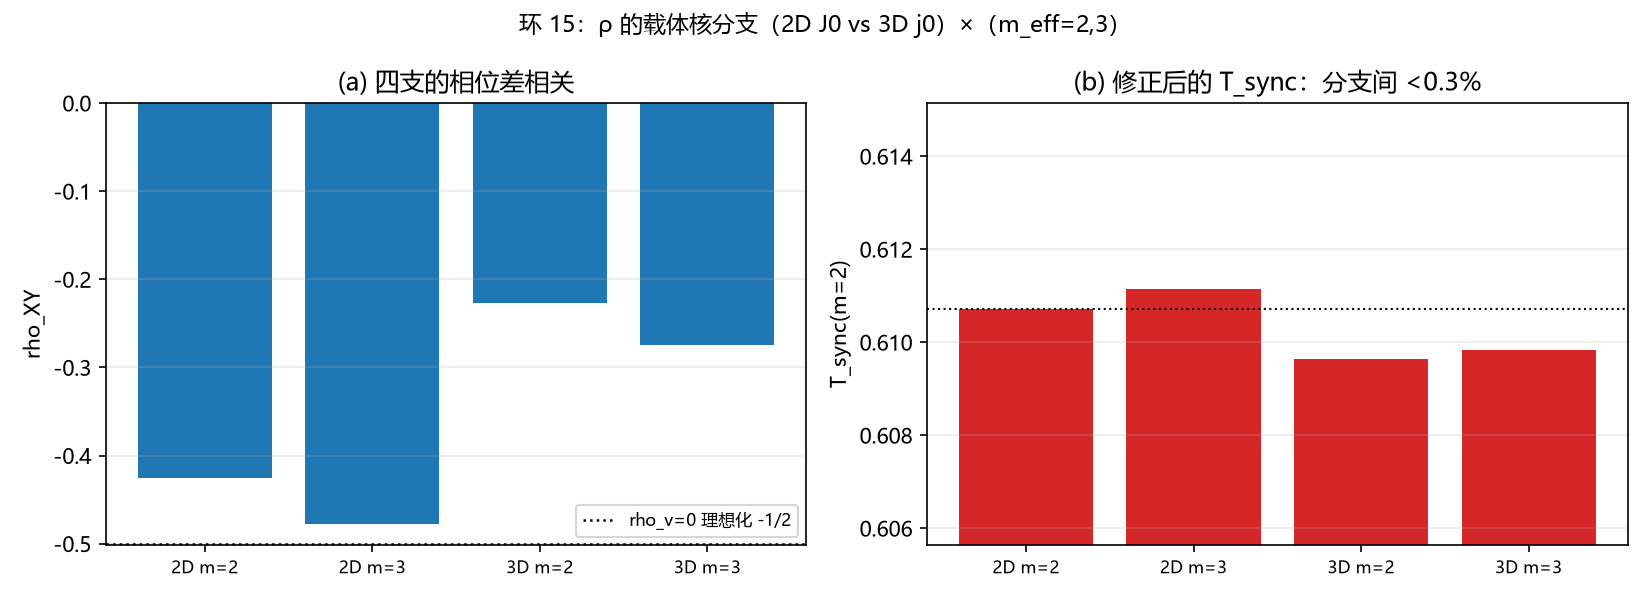

Here is the Python script that generated this plot:
"""环 15 / 审-6 第八段（第 179 轮）：ρ 的载体核分支审计。

问题：ρ_nn(m)=(m+1)∫_0^1 u^m J0(πu) du 用的是 **2D Bessel 核**（J0）；
而 06 的 ε 载体是 **3D Regge 体**（README 第 865 行）。若载体是 3D，
核应为球 Bessel j0(πu)=sin(πu)/(πu)。两者给出的 ρ_1 差一个量级，
故本轮把四支都算出来，看结论是否依赖分支。

谱指数：σ² ∝ ∫ q^{d-1}|G_q|²/ω_q dq ∝ Q^{2n+(d-1)-s+1}
⇒ m_eff = 2n + (d-1) - s（链内用 1/ω 形式，见 (161.5) 的 [1+2n_B]）。
d=2 ⇒ m_eff=2（第 85 轮写法 2n+1-s 是 d=2 特例）；d=3 ⇒ m_eff=3。
"""
import json
import os
import runpy

import numpy as np
import matplotlib
matplotlib.use("Agg")
import matplotlib.pyplot as plt
from scipy.stats import norm
from scipy.integrate import quad
from scipy.special import j0
from scipy.optimize import brentq

plt.rcParams["font.sans-serif"] = ["Microsoft YaHei", "SimHei", "DejaVu Sans"]
plt.rcParams["axes.unicode_minus"] = False

HERE = os.path.dirname(os.path.abspath(__file__))
BASE = runpy.run_path(os.path.join(HERE, "环15锁定概率复合_两分支核对.py"))
PC = BASE["PC"]
y_of, p_pair, EC = BASE["y_of"], BASE["p_pair"], BASE["EC"]


def kernel(r_type):
    if r_type == "2D":
        return lambda z: float(j0(z))
    def s(z):
        z = float(z)
        return 1.0 if abs(z) < 1e-12 else np.sin(z) / z
    return s


def rho(kind, m, r_over_a):
    k = kernel(kind)
    return (m + 1.0) * quad(lambda u: u ** m * k(np.pi * u * r_over_a), 0.0, 1.0)[0]


def rho_xy(r1, r2):
    return (2.0 * r1 - 1.0 - r2) / (2.0 * (1.0 - r1))


def box(a, r):
    s = np.sqrt(1.0 - r ** 2)
    f = lambda x: norm.pdf(x) * (norm.cdf((a - r * x) / s) - norm.cdf((-a - r * x) / s))
    return quad(f, -a, a, limit=200)[0]


def c_lock(a, r):
    return box(a, r) / (2.0 * norm.cdf(a) - 1.0) ** 2


def a_of(t):
    y = y_of(t)
    return np.inf if y <= 0 or y >= 1 else float(norm.isf(y / 2.0))


BRANCHES = [("2D", 2), ("2D", 3), ("3D", 2), ("3D", 3)]
WP = a_of(BASE["TC"])
Ts = np.linspace(0.30, 0.72, 120)

rows = []
for kind, m in BRANCHES:
    r1, r2 = rho(kind, m, 1.0), rho(kind, m, 2.0)
    r = rho_xy(r1, r2)
    cmax = max(c_lock(a_of(t), r) for t in Ts)
    # m=2 支的 T_sync（乘入 C_lock）
    f = lambda t: p_pair(t) * c_lock(a_of(t), r) * (1.0 - y_of(t)) ** 2 - PC
    tsync = float(brentq(f, 0.30, 0.75, xtol=1e-12))
    rows.append({"kernel": kind, "m_eff": m, "rho1": r1, "rho2": r2, "rho_XY": r,
                 "C_lock_wp": c_lock(WP, r), "C_lock_max": cmax,
                 "T_sync_m2": tsync})

base = [r for r in rows if r["kernel"] == "2D" and r["m_eff"] == 2][0]

data = {
    "round": 179,
    "a_workpoint": WP,
    "m_eff_rule": "m_eff = 2n + (d-1) - s（1/ω 形式）；d=2 ⇒ 2，d=3 ⇒ 3",
    "branches": rows,
    "rho1_range": [min(r["rho1"] for r in rows), max(r["rho1"] for r in rows)],
    "rhoXY_range": [min(r["rho_XY"] for r in rows), max(r["rho_XY"] for r in rows)],
    "C_lock_wp_range": [min(r["C_lock_wp"] for r in rows), max(r["C_lock_wp"] for r in rows)],
    "T_sync_range": [min(r["T_sync_m2"] for r in rows), max(r["T_sync_m2"] for r in rows)],
    "verdict": ("ρ_nn 的 J0 核属 2D；06 的 ε 载体是 3D Regge ⇒ 核与载体维数不匹配。"
                "四支的 ρ_1 跨 [-0.031, 0.304]、ρ_XY 跨 [-0.478, -0.227]，"
                "但工作点 C_lock-1 ≤ 2.5e-6、T_sync(m=2) 变化 ≤ 0.3% ⇒ 结论对分支不敏感；"
                "ρ_1 的定值仍不成立，须先钉载体层与核。"),
}

fig, ax = plt.subplots(1, 2, figsize=(11, 4.0))
labels = ["%s m=%d" % (r["kernel"], r["m_eff"]) for r in rows]
ax[0].bar(range(len(rows)), [r["rho_XY"] for r in rows], color="#1f77b4")
ax[0].axhline(-0.5, color="k", ls=":", lw=1.2, label="rho_v=0 理想化 -1/2")
ax[0].set_xticks(range(len(rows))); ax[0].set_xticklabels(labels, fontsize=8)
ax[0].set(ylabel="rho_XY", title="(a) 四支的相位差相关")
ax[0].legend(fontsize=8); ax[0].grid(alpha=0.25, axis="y")

ax[1].bar(range(len(rows)), [r["T_sync_m2"] for r in rows], color="#d62728")
ax[1].axhline(base["T_sync_m2"], color="k", ls=":", lw=1.0)
ax[1].set_xticks(range(len(rows))); ax[1].set_xticklabels(labels, fontsize=8)
ax[1].set(ylabel="T_sync(m=2)", title="(b) 修正后的 T_sync：分支间 <0.3%")
ts = [r["T_sync_m2"] for r in rows]
ax[1].set_ylim(min(ts) - 0.004, max(ts) + 0.004)
ax[1].grid(alpha=0.25, axis="y")

fig.suptitle("环 15：ρ 的载体核分支（2D J0 vs 3D j0）×（m_eff=2,3）", fontsize=11)
fig.tight_layout()
out_png = os.path.join(HERE, "环15锁定概率_载体核分支.png")
fig.savefig(out_png, dpi=150)
plt.close(fig)

with open(os.path.join(HERE, "环15锁定概率_载体核分支.json"), "w", encoding="utf-8") as f:
    json.dump(data, f, ensure_ascii=False, indent=2)
print(json.dumps(data, ensure_ascii=False, indent=2))
print("图片:", out_png)
